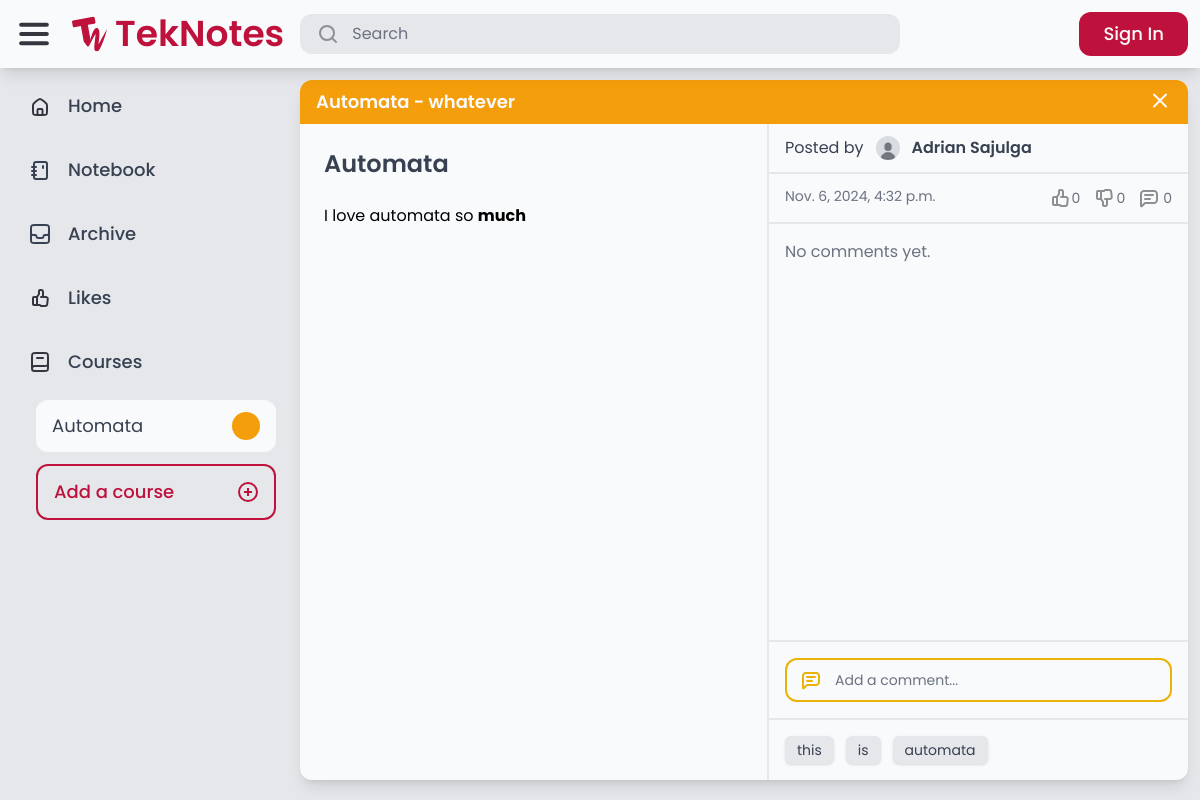
The page /notes/1/ on the database its author committed.
### course/models.py (models this page shows)
class Course(models.Model):
    COLORS = [
        ('red-500', 'Red'),
        ('orange-500', 'Orange'),
        ('amber-500', 'Amber'),
        ('lime-500', 'Lime'),
        ('green-500', 'Green'),
        ('emerald-500', 'Emerald'),
        ('teal-500', 'Teal'),
        ('cyan-500', 'Cyan'),
        ('blue-500', 'Blue'),
        ('indigo-500', 'Indigo'),
        ('violet-500', 'Violet'),
        ('purple-500', 'Purple'),
        ('fuchsia-500', 'Fuschia'),
        ('pink-500', 'Pink'),
    ]
    code = models.CharField(max_length=20)
    description = models.CharField(max_length=255)
    color = models.CharField(max_length=20, choices=COLORS, default='gray-500')
    created_by = models.ForeignKey(User, related_name='courses', on_delete=models.CASCADE)
    def __str__(self):
        return f'{self.code} - {self.description}'

### notes/models.py (models this page shows, shortened)
class Note(models.Model):
    title = models.CharField(max_length=255)
    content = CKEditor5Field("Text", config_name="extends", blank=True, null=True)
    course = models.ForeignKey(Course, null=True, blank=True, on_delete=models.SET_NULL)
    created_by = models.ForeignKey(User, related_name="notes", on_delete=models.CASCADE)
    created_at = models.DateTimeField(auto_now_add=True)
    modified_at = models.DateTimeField(auto_now=True)
    tags = models.ManyToManyField(Tag, related_name="notes", blank=True)
    is_archived = models.BooleanField(default=False)
    is_private = models.BooleanField(default=False)

### authentication/models.py (models this page shows, shortened)
class Profile(models.Model):
    user = models.OneToOneField(User, on_delete=models.CASCADE)
    bio = models.TextField(max_length=500, default="No bio yet.")
    avatar = models.ImageField(default="avatars/default.jpg", upload_to="avatars/")
    location = models.CharField(max_length=30, blank=True)

### tags/models.py (models this page shows)
class Tag(models.Model):
    name = models.CharField(max_length=50, unique=True)
    def __str__(self):
        return self.name

### notes/views.py (the view)
# urls.py: path("<int:note_id>/", views.note_detail, name="note_detail"),
def note_detail(request, note_id):
    note = get_object_or_404(Note, id=note_id)
    return render(request, "notes/note_detail.html", {"note": note})

### core/context_processors.py (called while the page is built)
def courses_list(request):
    return {
        'your_courses': Course.objects.all().distinct()
    }

### notes/templates/notes/note_detail.html (shortened to what this page needs)
{% extends 'core/base.html' %}
{% load static %}
{% load custom_filters %}
{% block content %}
    <div class="flex flex-col bg-gray-50 overflow-hidden shadow-lg rounded-xl w-full h-full max-w-6xl max-h-[700px] self-center justify-self-center">
        <div class="flex {% if not note.course %} bg-gray-50 border-b-2 border-gray-200 {% else %} bg-{{ note.course.color }} {% endif %} px-4 py-2 gap-2 justify-between">
            <p class="text-gray-50 font-semibold text-lg">
                {{ note.course|default:'' }}
            </p>
            <a href="javascript:history.back()"><img src="{% if note.course %} {% static 'teknotes/images/Close.svg' %} {% else %} {% static 'teknotes/images/Close_black.svg' %} {% endif %}" alt="x"></a>
        </div>
        <div class="flex flex-1 overflow-hidden">
            <div class="flex flex-col p-6 gap-3 flex-1 border-r-2 border-gray-200">
                <div class="flex flex-col">
                    <h1 class="text-2xl text-gray-700 font-semibold">
                        {{ note.title }}
                    </h1>
                </div>
                <div class="flex flex-col gap-3">
                    <p class="text-gray-700">
                        {{ note.content | safe }}
                    </p>
                </div>
            </div>
            <div class="flex flex-col flex-1 max-w-md overflow-hidden">
                <div class="px-4 py-3 gap-3 flex items-center">
                    <p class="text-gray-700">Posted by</p>
                    <a href="{% url 'auth:profile' note.created_by.id %}" class="flex gap-3">
                        <img src="{{ note.created_by.profile.avatar.url }}" alt="Profile Image" class="h-6 w-6 aspect-square rounded-full">
                        <p class="text-gray-700 font-semibold">
                            {{ note.created_by.first_name }} {{ note.created_by.last_name}}
                        </p>
                    </a>
                </div>
                <div class="flex justify-between px-4 py-3 gap-3 border-t-2 border-gray-200">
                    <p class="text-gray-500 text-sm">{{ note.modified_at }}</p>
                    <div class="flex gap-3">
                        <div class="flex gap-0.5 items-center">
                            <form action="{% url 'comments:like' note.id %}" method="post" class="note-form">
                                <button type="submit" class="flex items-center">
                                    <img src="{% if request.user.is_authenticated and note|is_liked:request.user %}{% static 'teknotes/images/thumbed_up.svg' %}{% else %}{% static 'teknotes/images/thumb_up.svg' %}{% endif %}" alt="thumb_up">
                                    <p class="text-sm {% if request.user.is_authenticated and note|is_liked:request.user %}text-yellow-500 font-medium{% else %}text-gray-500{% endif %}">{{ note.likes.count }}</p>
                                </button>
                            </form>
                        </div>
                        <div class="flex gap-0.5 items-center">
                            <form action="{% url 'comments:dislike' note.id %}" method="post" class="note-form">
                                <button type="submit" class="flex items-center">
                                    <img src="{% if request.user.is_authenticated and note|is_disliked:request.user %}{% static 'teknotes/images/thumbed_down.svg' %}{% else %}{% static 'teknotes/images/thumb_down.svg' %}{% endif %}" alt="thumb_down">
                                <p class="text-sm {% if request.user.is_authenticated and note|is_disliked:request.user %}text-yellow-500 font-medium{% else %}text-gray-500{% endif %}">{{ note.dislikes.count }}</p>
                                </button>
                            </form>
                        </div>
                        <div class="flex gap-0.5 items-center">
                            <img src="{% static 'teknotes/images/comment.svg' %}" alt="comment">
                            <p class="text-sm text-gray-500">{{ note.comments.count }}</p>
                        </div>
                    </div>
                </div>
                <div class="flex flex-1 overflow-hidden border-t-2 border-gray-200 w-full">
                    <div class="flex flex-col gap-4 p-4 items-start overflow-y-auto w-full">
                        {% for comment in note.comments.all %}
                            <div class="flex flex-col gap-1 p-3 rounded-lg bg-gray-200 shadow">
                                <div class="flex gap-2 items-center">
                                    <p class="text-gray-500 text-sm">from</p>
                                    <a href="{% url 'authentication:profile' comment.user.id %}" class="flex gap-1 items-center">
                                        <img src="{{ comment.user.profile.avatar.url }}" alt="Profile Image" class="h-4 w-4 aspect-square rounded-full">
                                        <p class="text-gray-500 font-medium text-sm">{{ comment.user.first_name }} {{ comment.user.last_name }}</p>
                                    </a>
                                </div>
                                <p class="text-gray-700 font-medium">{{ comment.content }}</p>
                                <p class="text-gray-500 text-sm">{{ comment.created_at|timesince }} ago</p>
                            </div>
                        {% empty %}
                            <p class="text-gray-500">No comments yet.</p>
                        {% endfor %}
                    </div>
                </div>
                <div class="flex p-4 gap-3 border-t-2 border-gray-200">
                    <form action="{% url 'comments:comment' note.id %}" method="post" class="flex  note-form flex-1 gap-3 px-3 py-2 border-2 border-yellow-500 rounded-xl">
                        <img src="{% static 'teknotes/images/comment_yellow.svg' %}" alt="comment">
                        <input type="text" name="comment" id="comment" class="placeholder-gray-500 text-sm text-gray-700 bg-transparent border-none focus:outline-none flex-1" placeholder="Add a comment...">
                    </form>
                </div>
                {% if note.tags.count > 0 %}
                    <div class="flex flex-wrap p-4 gap-3 border-t-2 border-gray-200">
                        {% for tag in note.tags.all|slice:":3" %}
                            <p class="bg-gray-200 text-sm text-gray-700 shadow px-3 py-1 rounded-md inline-block">{{ tag }}</p>
                        {% endfor %}
                    </div>
                {% endif %}
            </div>
        </div>
    </div>
{% endblock %}

### core/templates/core/base.html (shortened to what this page needs)
{% extends 'core/core.html' %}
{% load static %}
{% load custom_filters %}
{% block body %}
    <div class="flex flex-col h-full overflow-hidden">
        <header class="flex items-center w-full p-3 gap-3 shadow-lg z-10 bg-gray-50">
            <div class="flex flex-1 items-center gap-4">
                <img class="cursor-pointer" id="menu-icon" src="{% static 'teknotes/images/Menu.svg' %}" alt="Menu">
                <a href="/" class="flex items-center gap-2">
                    <img src="{% static 'teknotes/images/TekNotes-Logo.svg' %}" alt="Logo">
                    <p id="logo-text" class="font-semibold text-rose-700 text-4xl">TekNotes</p>
                </a>
                <form action="{% url 'advanced_search:search' %}" method="get" class="flex flex-1 max-w-[600px] px-4 py-2 rounded-xl bg-gray-200 transition-all hover:bg-gray-300 gap-3 cursor-text min-w-[0px]" onclick="this.querySelector('input[name=\'query\']').focus();">
                    <img src="{% static 'teknotes/images/Search.svg' %}" alt="Search">
                    <input name="query" class="placeholder-gray-500 w-full text-gray-700 bg-transparent border-none focus:outline-none min-w-[0px]"
                           type="text" value="{{ query }}" placeholder="Search"
                           onclick="event.stopPropagation();"/>
                </form>
            </div>
            <div class="flex items-center gap-4 h-full">
                {% if request.user.is_authenticated %}
                    <a href="{% url 'notes:tek_a_note' %}" class="flex bg-rose-700 rounded-xl gap-4 px-4 py-2 transition-all hover:shadow-lg">
                        <img src="{% static 'teknotes/images/Edit.svg' %}" alt="Edit">
                        <p class="new-note-text text-gray-50 font-medium text-lg">Tek a Note</p>
                    </a>
                    <div class="flex h-full">
                        <a href="{% url 'authentication:logout' %}" class="transition-all flex gap-4 px-4 py-2 rounded-l-xl bg-gray-200 hover:shadow-lg">
                            <p class="text-gray-700 text-lg">Log out</p>
                        </a>
                        <a href="{% url 'authentication:profile' request.user.id %}" class="transition-all flex h-full aspect-square rounded-r-xl bg-[url('{{ request.user.profile.avatar.url }}')] bg-cover border-2 border-gray-200 hover:shadow-lg"></a>
                    </div>
                {% else %}
                    <a href="{% url 'authentication:login' %}" class="flex bg-rose-700 rounded-xl gap-4 px-6 py-2 transition-all hover:shadow-lg">
                        <p class="text-gray-50 font-medium text-lg">Sign In</p>
                    </a>
                {% endif %}
            </div>
        </header>
        <main class="flex bg-gray-200 h-full overflow-hidden">
            <nav class="flex flex-col w-full max-w-72 h-full p-3 gap-3 overflow-y-auto">
                <a href="/" class="nav-elem flex rounded-xl px-4 py-3 gap-4 {% if request.path == '/' %} active-nav bg-gray-50 px-6 py-3 shadow-lg border-l-8 border-rose-700 {% endif %}">
                    <img src="{% static 'teknotes/images/Home.svg' %}" alt="Home">
                    <p class="nav-text text-lg text-gray-700 font-medium">Home</p>
                </a>
                <a href="/notebook/" class="nav-elem flex rounded-xl px-4 py-3 gap-4 {% if request.path == '/notebook/' %} active-nav bg-gray-50 px-6 py-3 shadow-lg border-l-8 border-rose-700 {% endif %}">
                    <img src="{% static 'teknotes/images/notebook.svg' %}" alt="Notebook">
                    <p class="nav-text text-lg text-gray-700 font-medium">Notebook</p>
                </a>
                <a href="/archive/" class="nav-elem flex rounded-xl px-4 py-3 gap-4 {% if request.path == '/archive/' %} active-nav bg-gray-50 px-6 py-3 shadow-lg border-l-8 border-rose-700 {% endif %}">
                    <img src="{% static 'teknotes/images/Archive.svg' %}" alt="Archive">
                    <p class="nav-text text-lg text-gray-700 font-medium">Archive</p>
                </a>
                <a href="/likes/" class="nav-elem flex rounded-xl px-4 py-3 gap-4 {% if request.path == '/likes/' %} active-nav bg-gray-50 px-6 py-3 shadow-lg border-l-8 border-rose-700 {% endif %}">
                    <img src="{% static 'teknotes/images/Likes.svg' %}" alt="Likes">
                    <p class="nav-text text-lg text-gray-700 font-medium">Likes</p>
                </a>
                <div class="nav-elem flex rounded-xl px-4 py-3 gap-4">
                    <img src="{% static 'teknotes/images/Course.svg' %}" alt="Courses">
                    <p class="nav-text text-lg text-gray-700 font-medium">Courses</p>
                </div>
                <div id="courses" class="flex flex-col pl-6 gap-3">
                    {% for course in your_courses %}
                        <a href="{% url 'advanced_search:search_by_course' course.id %}" class="group transition-all course-elem nav-elem flex rounded-xl px-4 py-3 justify-between bg-gray-50 hover:bg-{{ course.color }}">
                            <p class="course-text text-lg text-gray-700 group-hover:text-gray-50">{{ course.code }}</p>
                            <div class="rounded-full bg-{{ course.color }} group-hover:bg-gray-50 h-full min-h-7 aspect-square course-color"></div>
                        </a>
                    {% endfor %}
                    <a id="add-course" href="{% url 'course:add_a_course' %}" class="transition-all course-elem nav-elem flex rounded-xl px-4 py-3 justify-between border-2 border-rose-700 hover:bg-rose-700 text-rose-700 hover:text-gray-50 hover:font-regular">
                        <p class="course-text text-lg font-medium">Add a course</p>
                        <img src="{% static 'teknotes/images/Add.svg' %}" alt="Courses">
                    </a>
                </div>
            </nav>
            <div class="flex flex-col flex-1 h-full p-3 gap-3 overflow-hidden">
                {% block content %}
                {% endblock %}
            </div>
        </main>
    </div>
{% endblock %}

### rows shown on the page
Course: code "Automata"
Note: course "Automata - whatever", title "Automata", content "I love automata so much", created_by.profile.avatar (placeholder picture), created_by.first_name "Adrian", created_by.last_name "Sajulga", modified_at "Nov. 6, 2024, 4:32 p.m.", likes.count "0", dislikes.count "0", comments.count "0"
Tag: name "this"
Tag: name "is"
Tag: name "automata"
